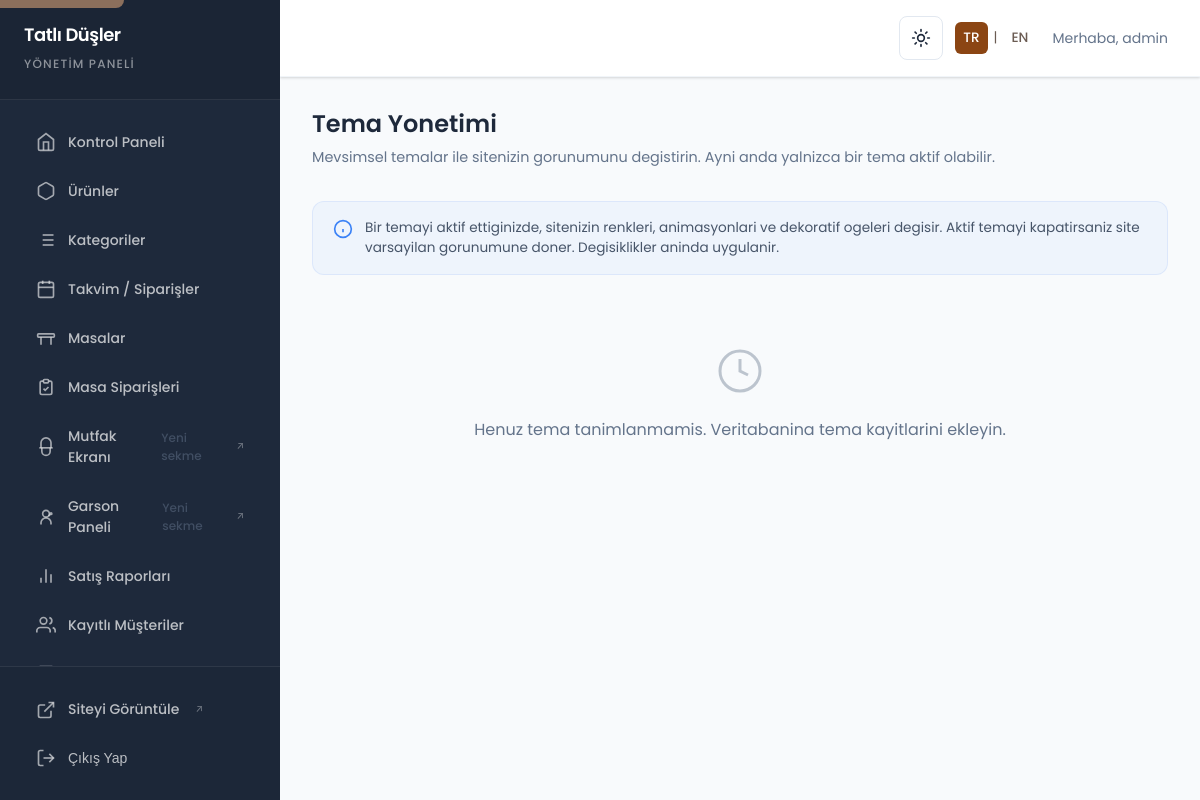
The page /admin/temalar.php (signed in) on the database as committed earlier.
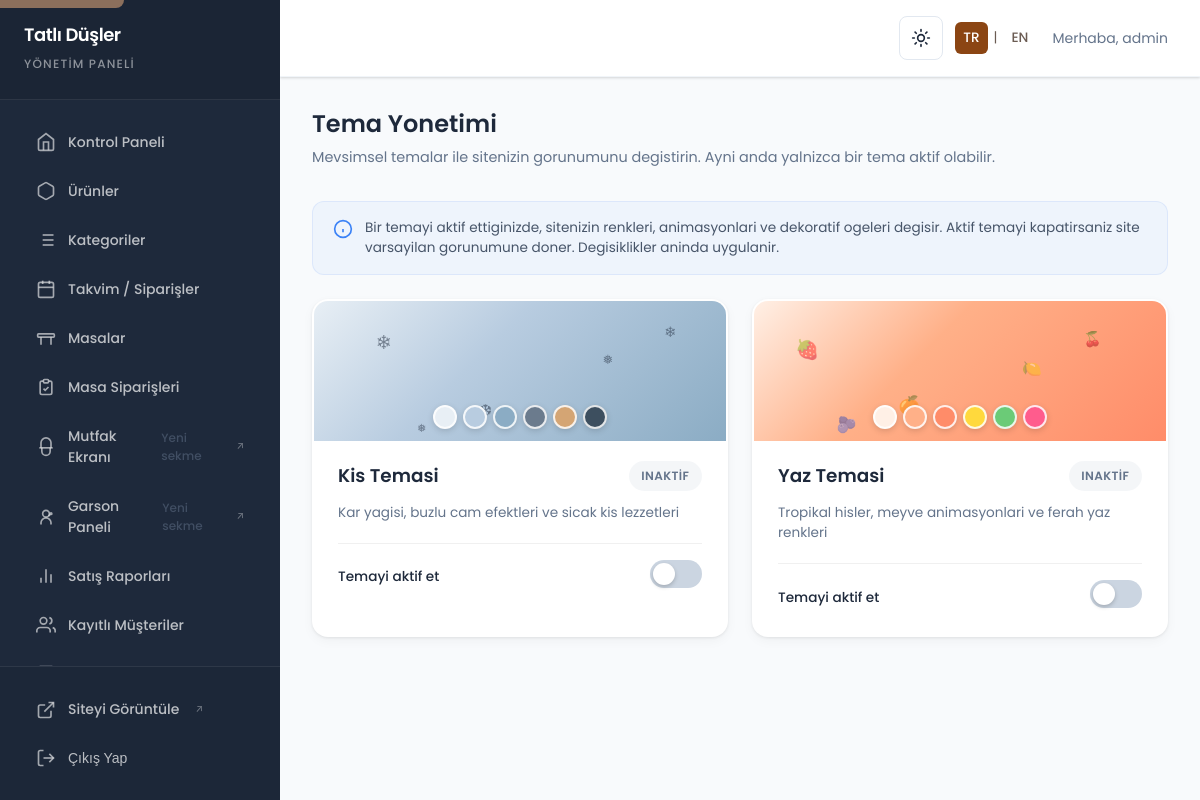
The same page on the database as committed later.
### tables this page shows
CREATE TABLE IF NOT EXISTS site_temalari (
    id INT AUTO_INCREMENT PRIMARY KEY,
    slug VARCHAR(50) NOT NULL UNIQUE,
    isim VARCHAR(100) NOT NULL,
    aciklama VARCHAR(255) DEFAULT NULL,
    css_dosyasi VARCHAR(255) NOT NULL,
    js_dosyasi VARCHAR(255) DEFAULT NULL,
    ikon VARCHAR(50) DEFAULT NULL,
    aktif TINYINT(1) DEFAULT 0,
    created_at TIMESTAMP DEFAULT CURRENT_TIMESTAMP,
    updated_at TIMESTAMP DEFAULT CURRENT_TIMESTAMP ON UPDATE CURRENT_TIMESTAMP,
    INDEX idx_aktif (aktif)
);

### includes/db.php (called while the page is built, shortened)
<?php
class Database {
    private static ?Database $instance = null;
    private PDO $pdo;
    private function __construct() {
        try {
            $dsn = "mysql:host=" . DB_HOST . ";dbname=" . DB_NAME . ";charset=" . DB_CHARSET;
            $options = [
                PDO::ATTR_ERRMODE => PDO::ERRMODE_EXCEPTION,
                PDO::ATTR_DEFAULT_FETCH_MODE => PDO::FETCH_ASSOC,
                PDO::ATTR_EMULATE_PREPARES => false,
                PDO::ATTR_STRINGIFY_FETCHES => false,
                PDO::MYSQL_ATTR_FOUND_ROWS => true,
            ];
            $this->pdo = new PDO($dsn, DB_USER, DB_PASS, $options);
        } catch (PDOException $e) {
            if (defined('DEBUG_MODE') && DEBUG_MODE) {
                throw new RuntimeException("Veritabanı bağlantı hatası: " . $e->getMessage());
            }
            throw new RuntimeException("Veritabanı bağlantısı kurulamadı.");
        }
    }
    public static function getInstance() {
        if (self::$instance === null) {
            self::$instance = new self();
        }
        return self::$instance;
    }
    public function getPdo(): PDO {
        return $this->pdo;
    }
}
function db() {
    return Database::getInstance();
}

### src/Services/TemaService.php (called while the page is built, shortened)
<?php
class TemaService extends BaseService
{
    protected TemaRepository $temaRepository;
    public function __construct(?TemaRepository $repository = null)
    {
        $this->temaRepository = $repository ?? new TemaRepository();
    }
    public function getAll(): array
    {
        return $this->temaRepository->all(['*'], 'isim', 'ASC');
    }
}

### includes/helpers.php (called while the page is built, shortened)
<?php
if (!function_exists('e')) {
    function e(?string $value): string
    {
        return htmlspecialchars($value ?? '', ENT_QUOTES, 'UTF-8', false);
    }
}
if (!function_exists('tema_service')) {
    function tema_service(): \Pastane\Services\TemaService
    {
        static $instance = null;
        if ($instance === null) {
            $instance = new \Pastane\Services\TemaService();
        }
        return $instance;
    }
}

### src/Repositories/BaseRepository.php (called while the page is built, shortened)
<?php
abstract class BaseRepository
{
    protected PDO $db;
    protected string $table;
    protected array $hidden = [];
    public function __construct(?PDO $db = null)
    {
        $this->db = $db ?? db()->getPdo();
    }
    public function all(array $columns = ['*'], ?string $orderBy = null, string $direction = 'ASC'): array
    {
        $cols = $this->buildColumns($columns);
        $sql = "SELECT {$cols} FROM {$this->table}";
        if ($orderBy) {
            $orderBy = $this->validateOrderBy($orderBy);
            $direction = $this->validateDirection($direction);
            $sql .= " ORDER BY {$orderBy} {$direction}";
        }
        $stmt = $this->db->query($sql);
        return $stmt->fetchAll(PDO::FETCH_ASSOC);
    }
    protected function buildColumns(array $columns): string
    {
        if ($columns === ['*']) {
            if (empty($this->hidden)) {
                return '*';
            }
            return '*';
        }
        $columns = array_diff($columns, $this->hidden);
        $validatedColumns = array_map([$this, 'validateColumnName'], $columns);
        return implode(', ', $validatedColumns);
    }
    protected function validateColumnName(string $column): string
    {
        return $column;
    }
    protected function validateOrderBy(string $column): string
    {
        return $column;
    }
    protected function validateDirection(string $direction): string
    {
        $direction = strtoupper(trim($direction));
        return $direction;
    }
}

### admin/temalar.php (the view, shortened to what the rows shown need)
<?php
$temaService = tema_service();
$temalar = $temaService->getAll();
$temaRenkleri = [
    'kis' => ['#E8EFF5', '#B8CCE0', '#8BACC4', '#6B7B8D', '#D4A574', '#3D4F5F'],
    'yaz' => ['#FFF0E6', '#FFB088', '#FF8C69', '#FFD93D', '#6BCB77', '#FF5C8D'],
];
$temaGradientleri = [
    'kis' => 'linear-gradient(135deg, #E8EFF5 0%, #B8CCE0 40%, #8BACC4 100%)',
    'yaz' => 'linear-gradient(135deg, #FFF0E6 0%, #FFB088 40%, #FF8C69 100%)',
];
require_once __DIR__ . '/includes/header.php';
?>
<div class="tema-header">
    <h2>Tema Yonetimi</h2>
</div>
<div class="tema-grid">
    <?php foreach ($temalar as $tema): ?>
        <?php
        $isActive = (int)$tema['aktif'] === 1;
        $slug = e($tema['slug']);
        $renkler = $temaRenkleri[$slug] ?? [];
        $gradient = $temaGradientleri[$slug] ?? 'linear-gradient(135deg, #E8EFF5, #B8CCE0)';
        ?>
        <div class="tema-card <?= $isActive ? 'aktif' : '' ?>">
            <div class="tema-preview" style="--u-tema-gradient: <?= e($gradient) ?>;">
                <div class="tema-preview-particles">
                    <?php if ($slug === 'kis'): ?>
                        <span class="tema-particle tema-particle--p1">&#10052;</span>
                        <span class="tema-particle tema-particle--p2">&#10053;</span>
                        <span class="tema-particle tema-particle--p3">&#10054;</span>
                        <span class="tema-particle tema-particle--p4">&#10052;</span>
                        <span class="tema-particle tema-particle--p5">&#10053;</span>
                    <?php elseif ($slug === 'yaz'): ?>
                        <span class="tema-particle tema-particle--y1">&#127827;</span>
                        <span class="tema-particle tema-particle--y2">&#127819;</span>
                        <span class="tema-particle tema-particle--y3">&#127818;</span>
                        <span class="tema-particle tema-particle--y4">&#127826;</span>
                        <span class="tema-particle tema-particle--y5">&#129744;</span>
                    <?php endif; ?>
                </div>
                <?php if (!empty($renkler)): ?>
                    <div class="tema-renk-paleti">
                        <?php foreach ($renkler as $renk): ?>
                            <span class="tema-renk-noktasi" style="--u-tema-renk: <?= e($renk) ?>;"></span>
                        <?php endforeach; ?>
                    </div>
                <?php endif; ?>
            </div>
            <div class="tema-body">
                <div class="tema-body-header">
                    <h3><?= e($tema['isim']) ?></h3>
                    <span class="tema-status-badge <?= $isActive ? 'aktif' : 'inaktif' ?>">
                        <?= $isActive ? 'Aktif' : 'Inaktif' ?>
                    </span>
                </div>
                <p><?= e($tema['aciklama'] ?? '') ?></p>
                <div class="tema-toggle-container">
                    <span class="tema-toggle-label">
                        <?= $isActive ? 'Tema aktif' : 'Temayi aktif et' ?>
                    </span>
                    <form method="POST" class="u-m-0">
                        <label class="tema-toggle">
                            <span class="tema-toggle-slider"></span>
                        </label>
                    </form>
                </div>
            </div>
        </div>
    <?php endforeach; ?>
</div>
<?php require_once __DIR__ . '/includes/footer.php'; ?>

Rows that differ between the two databases and show on the page:
added site_temalari: slug "kis" (drawn), isim "Kis Temasi", aktif "INAKTIF", aciklama "Kar yagisi, buzlu cam efektleri ve sicak kis lezzetleri"
added site_temalari: slug "yaz" (drawn), isim "Yaz Temasi", aktif "INAKTIF", aciklama "Tropikal hisler, meyve animasyonlari ve ferah yaz renkleri"
Other text that changed with them:
text no longer shown: "Henuz tema tanimlanmamis. Veritabanina tema kayitlarini ekleyin."
